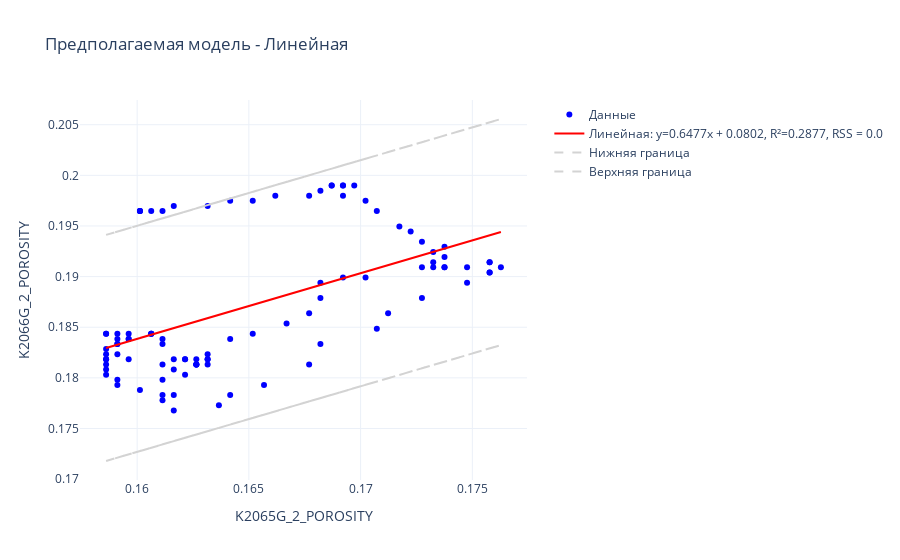
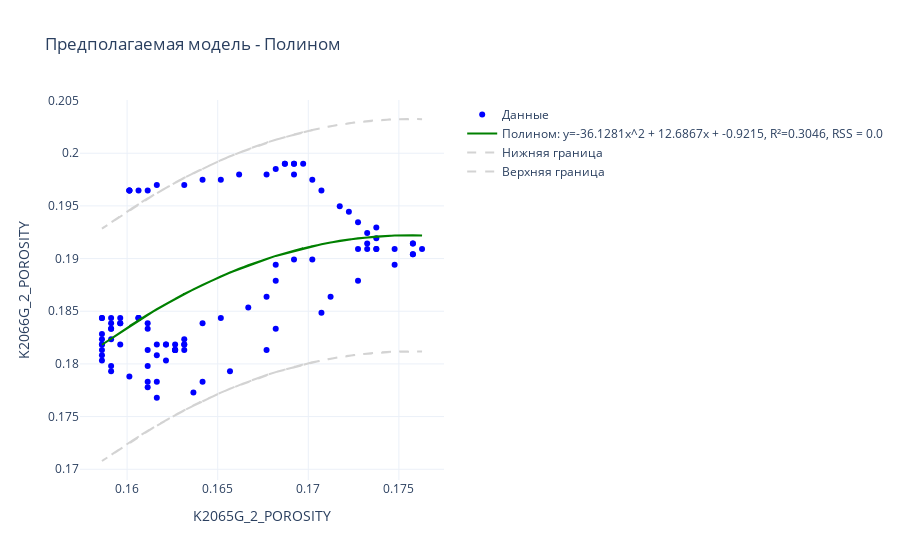
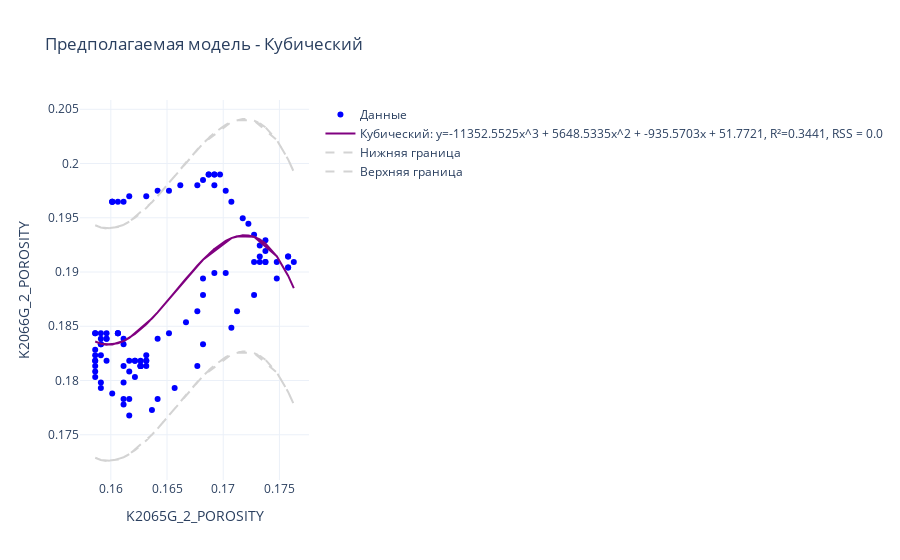
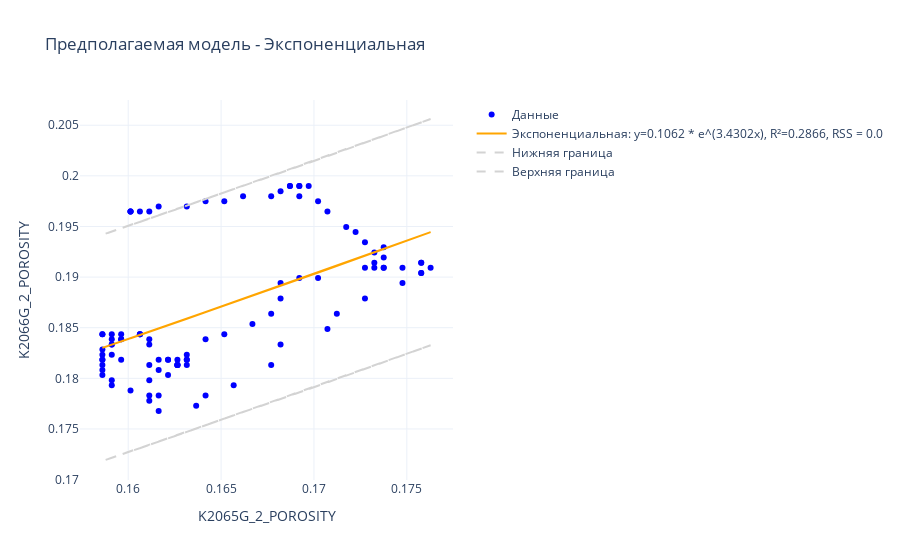

Here is the notebook cell these charts were saved with, in order:
### Code cell
fit_and_plot_lists_7(K2065G_2_POROSITY, K2066G_2_POROSITY, "K2065G_2_POROSITY", "K2066G_2_POROSITY")
